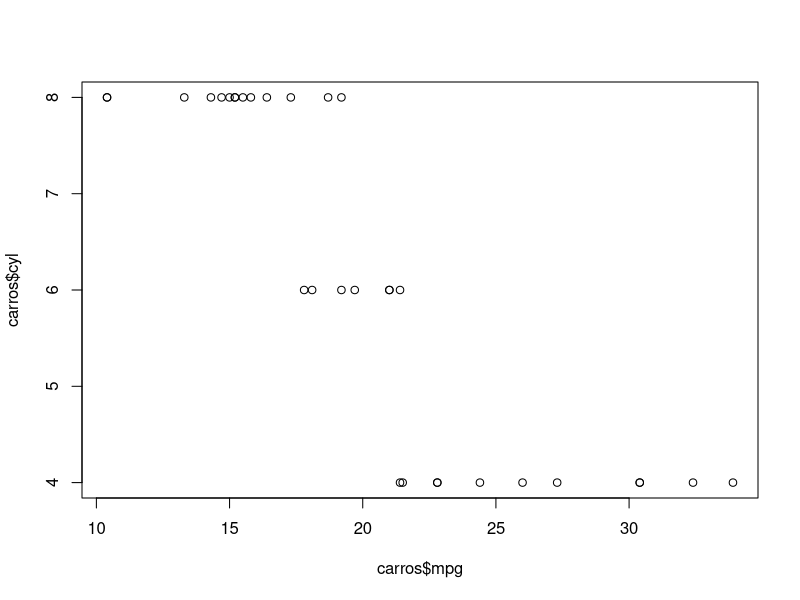
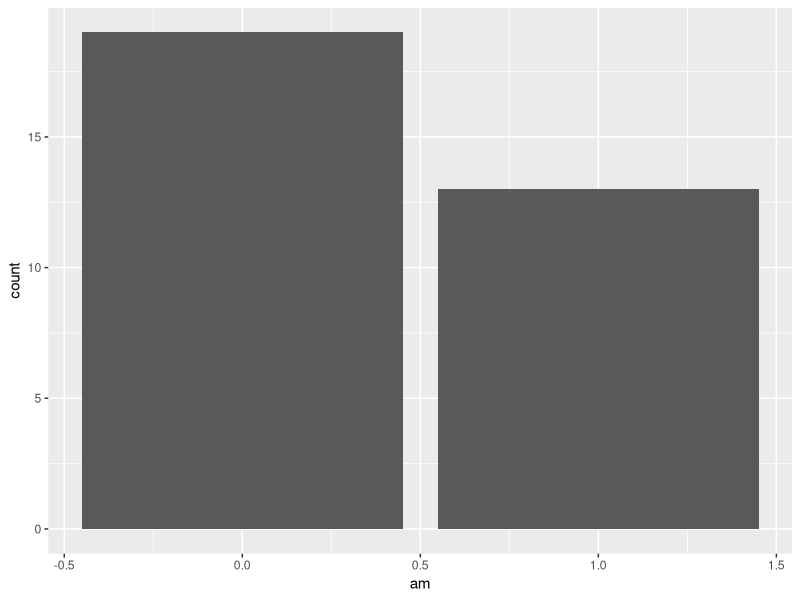

Recreate these plots in R, in order.
# Gráficos 

?mtcars # Data Set já configurado 

carros <- mtcars[,c(1,2,9)]

head(carros)

# Quanto menor o número de cilindros, maior o consumo do carro
plot(carros$mpg, carros$cyl)

install.packages("ggplot2")

library(ggplot2)

ggplot(carros, aes(am))+
  geom_bar()






